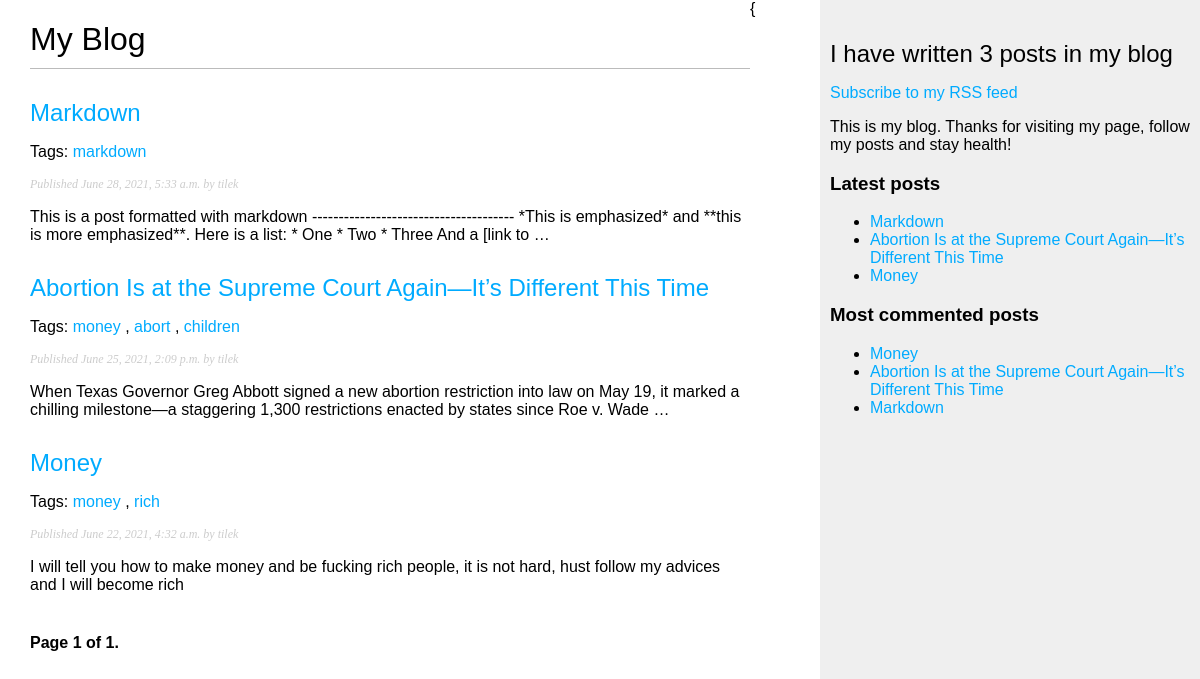
Screenshot of /blog/ with the database file from the repository.
### blog/models.py (models this page shows, shortened)
class Post(models.Model):
    STATUS_CHOICES = (('draft', 'Draft'), ('published', 'Published'))
    title = models.CharField(max_length=250)
    slug = models.SlugField(max_length=250, unique_for_date='publish')
    author = models.ForeignKey(User, on_delete=models.CASCADE, related_name='blog_posts')
    body = models.TextField()
    publish = models.DateTimeField(default=timezone.now)
    updated = models.DateTimeField(auto_now=True)
    created = models.DateTimeField(auto_now_add=True)
    status = models.CharField(max_length=10, choices=STATUS_CHOICES, default='draft')
    objects = models.Manager()
    published = PublishedManager()
    tags = TaggableManager()
    class Meta:
        ordering = ('-publish',)
    def get_absolute_url(self):
        return reverse('blog:post_detail', args=[self.publish.year, self.publish.month, self.publish.day, self.slug])

### blog/views.py (the view)
# urls.py: path('', views.post_list, name='post_list'),
def post_list(request, tag_slug=None):
    object_list = Post.published.all()
    tag = None
    if tag_slug:
        tag = get_object_or_404(Tag, slug=tag_slug)
        object_list = object_list.filter(tags__in=[tag])
    paginator = Paginator(object_list, 3)  # 3 posts in each page
    page = request.GET.get('page')
    try:
        posts = paginator.page(page)
    except PageNotAnInteger:
        posts = paginator.page(1)
    except EmptyPage:
        posts = paginator.page(paginator.num_pages)
    return render(request, 'blog/post/list.html', {'page': page, 'posts': posts, 'tag': tag})

### blog/models.py (called while the page is built)
    def get_queryset(self):
        return super(PublishedManager,
                     self).get_queryset() \
            .filter(status='published')

### blog/templatetags/blog_tags.py (called while the page is built)
@register.simple_tag(name='posts_written')
def posts_written():
    return Post.published.count()

@register.inclusion_tag('blog/post/latest_posts.html')
def show_latest_posts(counter):
    latest_posts = Post.published.order_by('-publish')[:counter]
    return {'latest_posts': latest_posts}

@register.inclusion_tag('blog/comment/most_commented_posts.html')
def most_commented_posts(counter):
    most_commented = Post.published.annotate(most_commented=Count('comments')).order_by('-most_commented')[:counter]
    return {'most_commented_posts': most_commented}

### blog/templates/blog/post/list.html (shortened to what this page needs)
{{% extends "blog/base.html" %}
{% block content %}
<h1>My Blog</h1>
{% for post in posts %}
<h2>
    <a href="{{ post.get_absolute_url }}">
        {{ post.title }}
    </a>
</h2>
<p class="tags">
    Tags:
    {% for tag in post.tags.all %}
    <a href="{% url 'blog:post_list_by_tag' tag.slug %}">
        {{ tag.name }}
    </a>
    {% if not forloop.last %}, {% endif %}
    {% endfor %}
</p>
<p class="date">
    Published {{ post.publish }} by {{ post.author }}
</p>
{{ post.body|truncatewords:30|linebreaks }}
{% endfor %}
{% include "pagination.html" with page=posts %}
{% endblock %}

### blog/templates/blog/base.html (shortened to what this page needs)
{% load blog_tags %}
{% load static %}
<!DOCTYPE html>
<html>
<head>
    <link href="{% static 'css/blog.css' %}" rel="stylesheet">
</head>
<body>
<div id="content">
    {% block content %}
    {% endblock %}
</div>
<div id="sidebar">
    <h2> I have written {% posts_written %} posts in my blog </h2>
    <p>
        <a href="{% url 'blog:post_feed' %}">Subscribe to my RSS feed</a>
    </p>
    <p> This is my blog. Thanks for visiting my page, follow my posts and stay health!</p>
    <h3>Latest posts</h3>
    {% show_latest_posts 3 %}
    <h3>Most commented posts</h3>
    {% most_commented_posts 3%}
</div>
</body>
</html>

### blog/templates/pagination.html (shortened to what this page needs)
<div class="pagination">
<span class="step-links">
<span class="current">
Page {{ page.number }} of {{ page.paginator.num_pages }}.
</span>
</span>
</div>

### blog/templates/blog/post/latest_posts.html
<ul>
    {% for post in latest_posts %}
    <li>
        <a href="{{ post.get_absolute_url }}">{{ post.title }}</a>
    </li>
    {% endfor %}
</ul>

### blog/templates/blog/comment/most_commented_posts.html
<ul>
    {% with most_commented_posts as posts %}
    {% for post in posts %}
    <li>
        <a href="{{ post.get_absolute_url }}">{{ post.title }}</a>
    </li>
    {% endfor %}
    {% endwith %}
</ul>

### blog/static/css/blog.css (style rules this page uses)
body { margin:0; padding:0; font-family:helvetica, sans-serif; }
a { color:#00abff; text-decoration:none; }
h1 { font-weight:normal; border-bottom:1px solid #bbb; padding:0 0 10px 0; }
h2 { font-weight:normal; margin:30px 0 0; }
#content { float:left; width:60%; padding:0 0 0 30px; }
#sidebar { float:right; width:30%; padding:10px; background:#efefef; height:100%; }
p.date { color:#ccc; font-family: georgia, serif; font-size: 12px; font-style: italic; }
.pagination { margin:40px 0; font-weight:bold; }

### rows the page displays
Post: title "Markdown", publish "June 28, 2021, 5:33 a.m.", author "tilek", body "This is a post formatted with markdown -------------------------------------- *This is emphasized* and **this is more emphasized**. Here is a list: * One * Two * Three And a [link to …"
Tag: name "markdown"
Post: title "Abortion Is at the Supreme Court Again—It’s Different This Time", publish "June 25, 2021, 2:09 p.m.", author "tilek", body "When Texas Governor Greg Abbott signed a new abortion restriction into law on May 19, it marked a chilling milestone—a staggering 1,300 restrictions enacted by states since Roe v. Wade …"
Tag: name "money"
Tag: name "abort"
Tag: name "children"
Post: title "Money", publish "June 22, 2021, 4:32 a.m.", author "tilek", body "I will tell you how to make money and be fucking rich people, it is not hard, hust follow my advices and I will become rich"
Tag: name "rich"

### other values shown
{{ page.number }} "1"
{{ page.paginator.num_pages }} "1"
